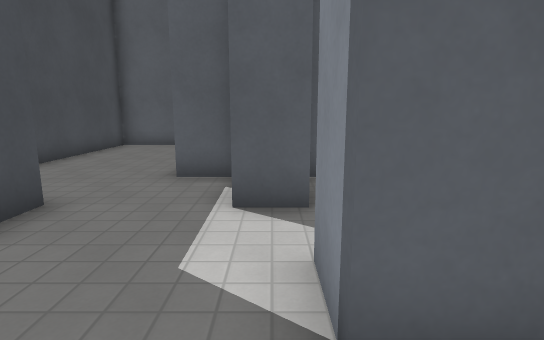
view 1 (above)

19 first-person views from a walk through a 3-D level made in the Godot game engine. The camera is 1.4 m above the floor, tilts 10° down and sees 80° across. The floor is counted in squares, 1 m on a side. Each view is taken from the middle of a square. On the plan, view 1 faces up. The plan holds only what a view shows up to about 15 squares ahead; the rest is blank. Surface patterns are stand-ins for the level's own textures.

view 2
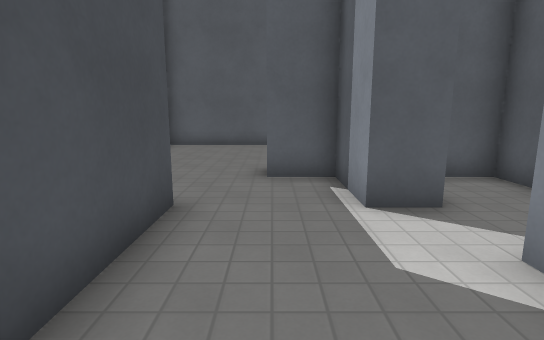

view 3
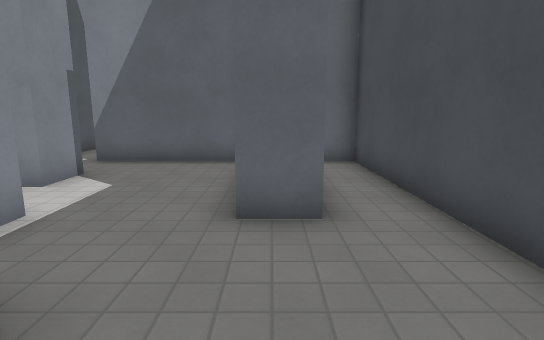

view 4
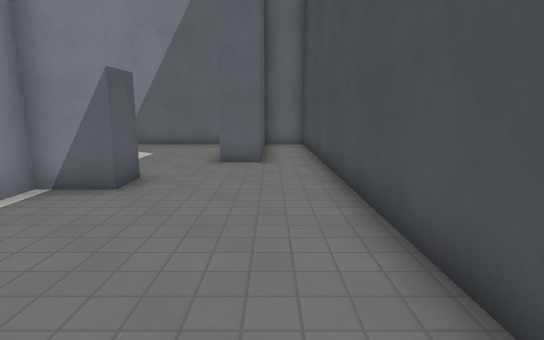

view 5
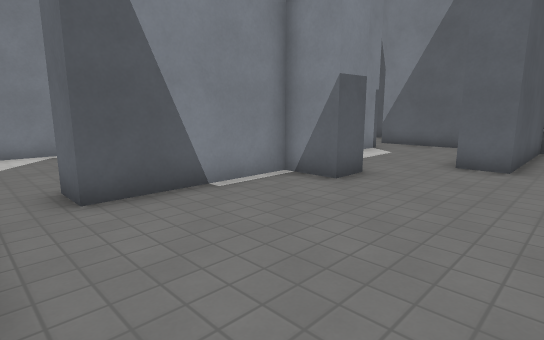

view 6
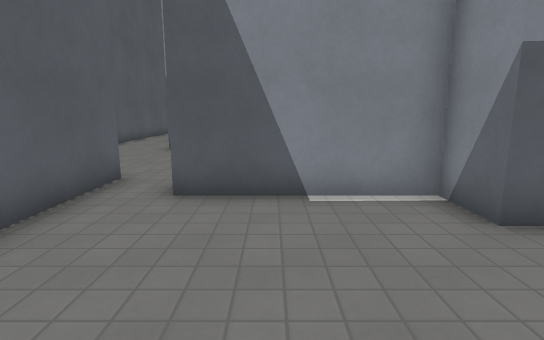

view 7
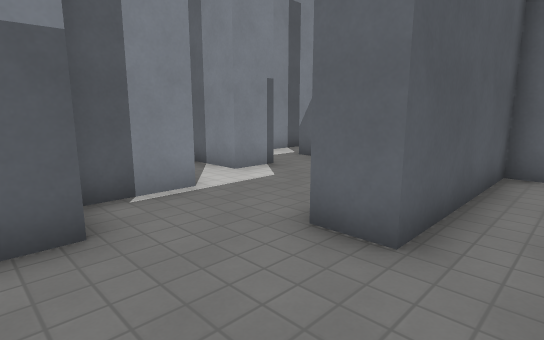

view 8
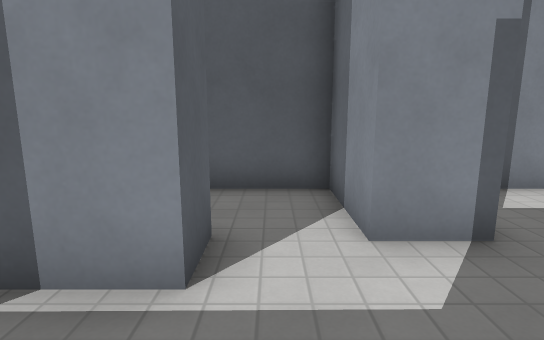

view 9
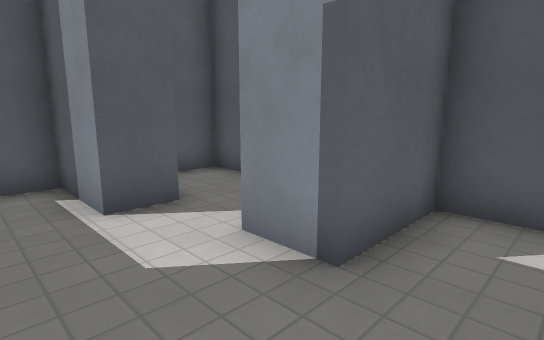

view 10
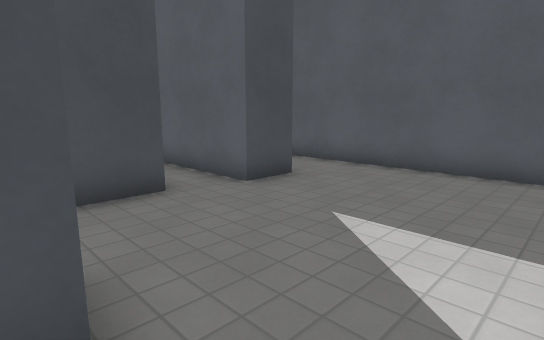

view 11
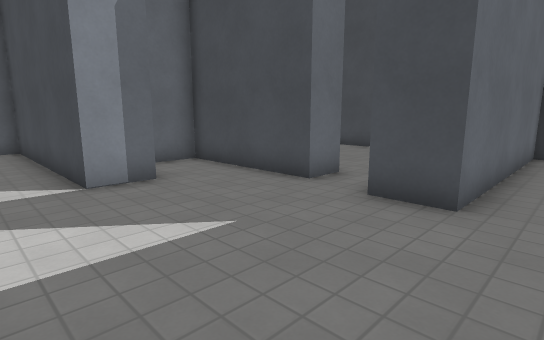

view 12
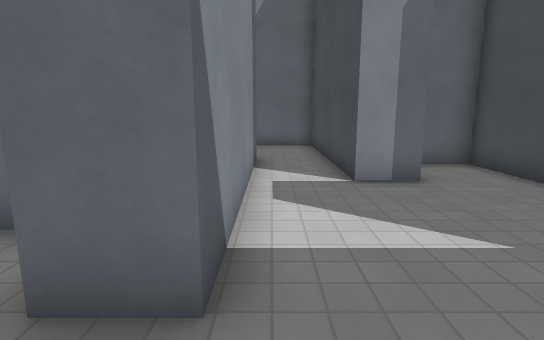

view 13
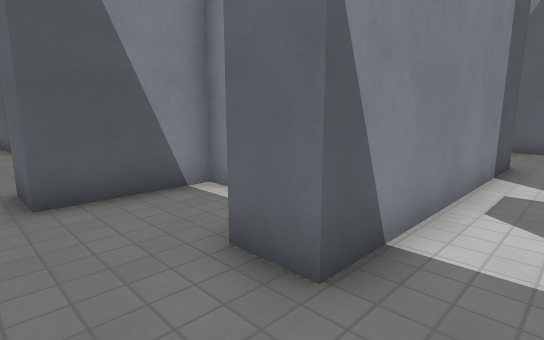

view 14
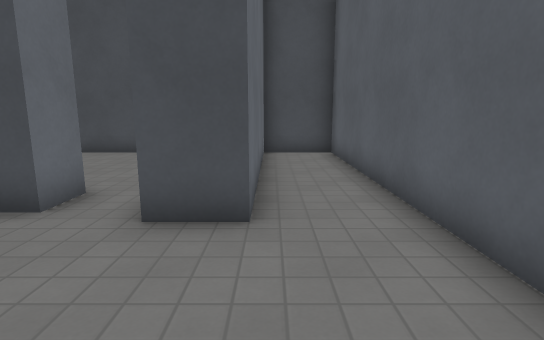

view 15
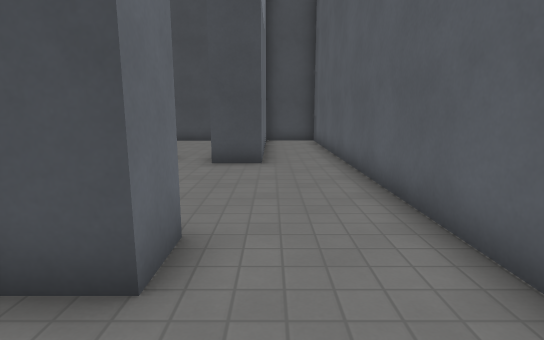

view 16
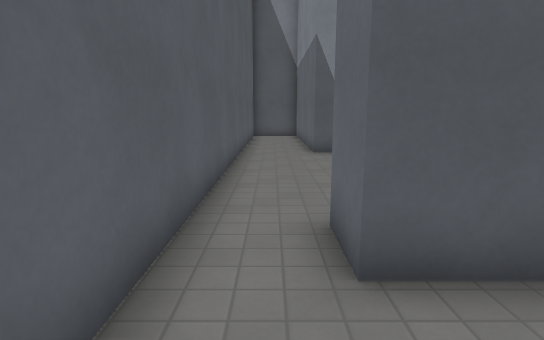

view 17
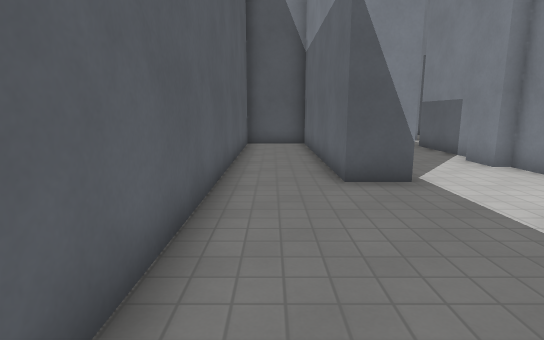

view 18
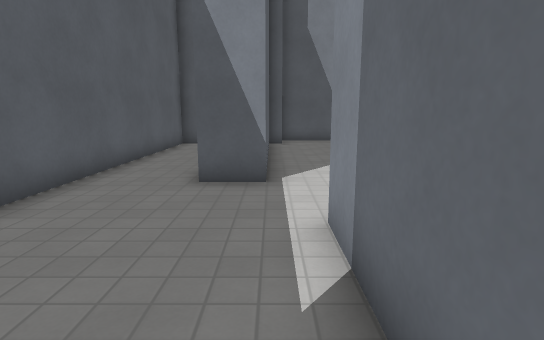

view 19
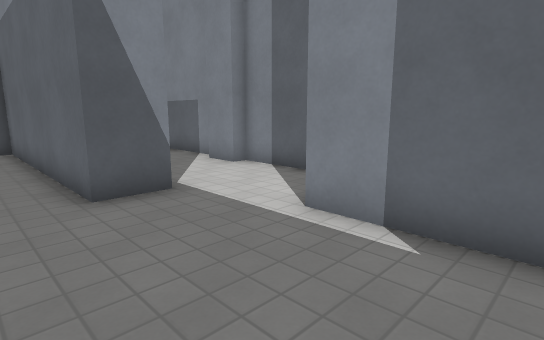

### Floor plan
Points are (right, up) in squares from view 1. A wall is a line through its corners. A room is listed if a view was taken in it or the views show most of it. See-through windows are left out.
Room 1 (views 1, 2, 8, 9)
walls: (-3.5, 4.8) (-3.5, 1.6); (0.4, 1.5) (0.4, 2.9); (0.6, 4.7) (-0.6, 4.7) (-0.6, 7) (-2.1, 7); (-3, -0.5) (1.2, -0.5)
ways out: opening at (-3, 6) to room 2; opening at (0, 4) to room 5; opening at (1, 0.5) to room 6
Room 2 (views 3, 4, 5, 6, 7)
walls: (-2.1, 7) (-2.1, 8.1) (-0.6, 8.1) (-0.6, 12.7) (0.6, 12.7); (1, 14.3) (-6.6, 14.3) (-6.4, -0.5) (-4.7, -0.5) (-4.7, 4.8) (-3.5, 4.8)
ways out: opening at (-3, 6) to room 1; opening at (0, 13.5) to room 3
Room 3 (views 10, 11, 12, 13, 14, 15, 16)
walls: (2.9, 10.4) (4.3, 10.4) (4.3, 2.9) (7.1, 2.9); (0.6, 12.7) (0.6, 8.1) (1.9, 8.1); (9, 13.3) (10.5, 13.3) (10.5, 16.3) (12, 16.3); (6.5, 6.9) (6.5, 15) (7.7, 15) (7.7, 13.9); (12.6, 18.1) (-6.6, 18.1) (-6.6, 15.7) (1, 15.7) (1, 14.3)
ways out: opening at (0, 13.5) to room 2; opening at (11.5, 17) to room 4
Room 4 (views 17, 18, 19)
walls: (19.5, 14) (19.5, 15.5) (28, 15.5) (28, 18.1) (12.6, 18.1); (13.8, 13.3) (17.1, 13.3)
ways out: opening at (11.5, 17) to room 3; opening at (18.5, 13.5)
Room 5 (no view inside)
walls: (0.4, 2.9) (2.9, 2.9) (2.9, 7) (0.8, 7)
ways out: opening at (0, 4) to room 1
Room 6 (no view inside)
walls: (2.9, -0.4) (2.9, 1.5) (0.4, 1.5)
ways out: opening at (1, 0.5) to room 1; opening at (2, -1.5)

Positions as (right, up) in squares from view 1, and headings:
1: (0, 0), facing up
2: (-2, 0), facing up
3: (-4, 9), facing down
4: (-5, 14), facing down
5: (-6, 14), facing down-right
6: (-6, 11), facing right
7: (-6, 8), facing down-right
8: (-3, 4), facing right
9: (-2, 0), facing up-right
10: (6, 10), facing up-left
11: (6, 17), facing down-left
12: (6, 17), facing down
13: (5, 17), facing down-right
14: (5, 16), facing left
15: (10, 16), facing left
16: (8, 17), facing right
17: (13, 17), facing right
18: (13, 14), facing right
19: (14, 17), facing down-right
